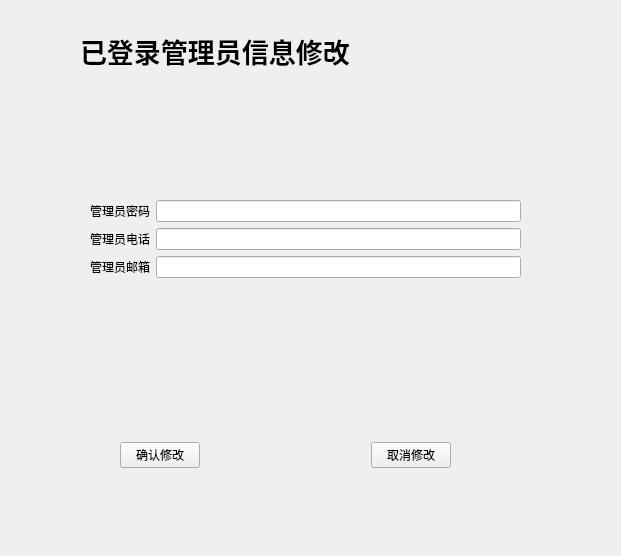
<?xml version="1.0" encoding="UTF-8"?>
<ui version="4.0">
 <class>Form</class>
 <widget class="QWidget" name="Form">
  <property name="geometry">
   <rect>
    <x>0</x>
    <y>0</y>
    <width>621</width>
    <height>556</height>
   </rect>
  </property>
  <property name="windowTitle">
   <string>Form</string>
  </property>
  <widget class="QLabel" name="label">
   <property name="geometry">
    <rect>
     <x>80</x>
     <y>30</y>
     <width>441</width>
     <height>41</height>
    </rect>
   </property>
   <property name="font">
    <font>
     <family>Arial Black</family>
     <pointsize>20</pointsize>
     <weight>75</weight>
     <bold>true</bold>
    </font>
   </property>
   <property name="text">
    <string>已登录管理员信息修改</string>
   </property>
  </widget>
  <widget class="QWidget" name="layoutWidget">
   <property name="geometry">
    <rect>
     <x>90</x>
     <y>200</y>
     <width>431</width>
     <height>171</height>
    </rect>
   </property>
   <layout class="QFormLayout" name="formLayout">
    <item row="0" column="0">
     <widget class="QLabel" name="label_3">
      <property name="text">
       <string>管理员密码</string>
      </property>
     </widget>
    </item>
    <item row="0" column="1">
     <widget class="QLineEdit" name="lineEdit_2"/>
    </item>
    <item row="3" column="0">
     <widget class="QLabel" name="label_4">
      <property name="text">
       <string>管理员电话</string>
      </property>
     </widget>
    </item>
    <item row="3" column="1">
     <widget class="QLineEdit" name="lineEdit_3"/>
    </item>
    <item row="4" column="0">
     <widget class="QLabel" name="label_5">
      <property name="text">
       <string>管理员邮箱</string>
      </property>
     </widget>
    </item>
    <item row="4" column="1">
     <widget class="QLineEdit" name="lineEdit_4"/>
    </item>
   </layout>
  </widget>
  <widget class="QWidget" name="layoutWidget">
   <property name="geometry">
    <rect>
     <x>120</x>
     <y>440</y>
     <width>331</width>
     <height>30</height>
    </rect>
   </property>
   <layout class="QHBoxLayout" name="horizontalLayout">
    <item>
     <widget class="QPushButton" name="pushButton">
      <property name="text">
       <string>确认修改</string>
      </property>
     </widget>
    </item>
    <item>
     <spacer name="horizontalSpacer">
      <property name="orientation">
       <enum>Qt::Horizontal</enum>
      </property>
      <property name="sizeHint" stdset="0">
       <size>
        <width>40</width>
        <height>20</height>
       </size>
      </property>
     </spacer>
    </item>
    <item>
     <widget class="QPushButton" name="pushButton_2">
      <property name="text">
       <string>取消修改</string>
      </property>
     </widget>
    </item>
   </layout>
  </widget>
 </widget>
 <resources/>
 <connections/>
</ui>
